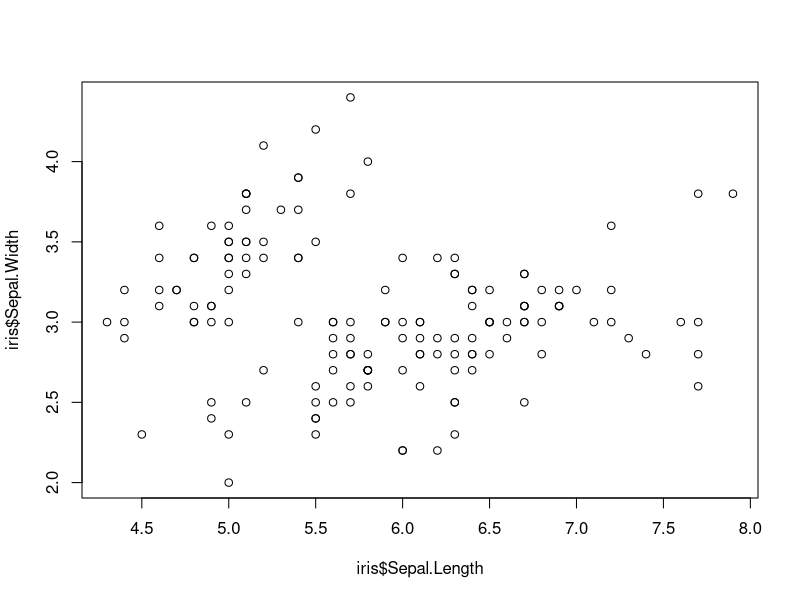
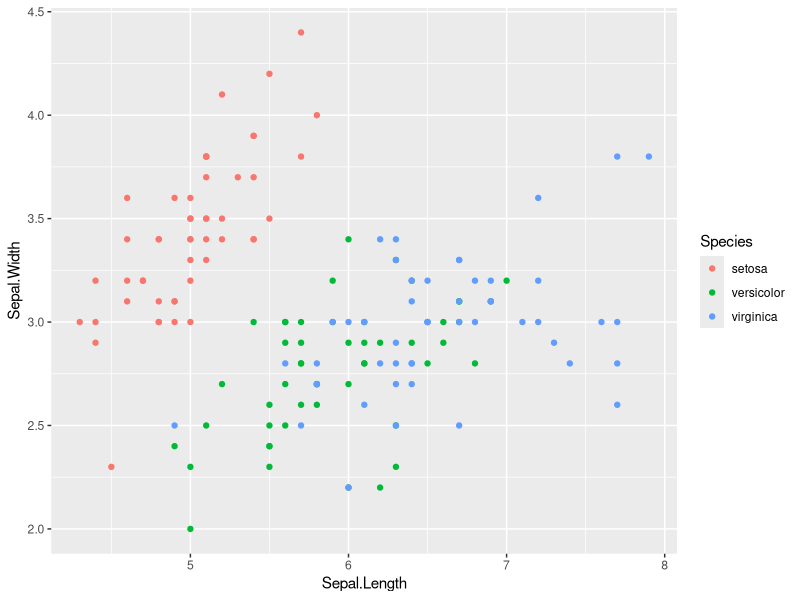
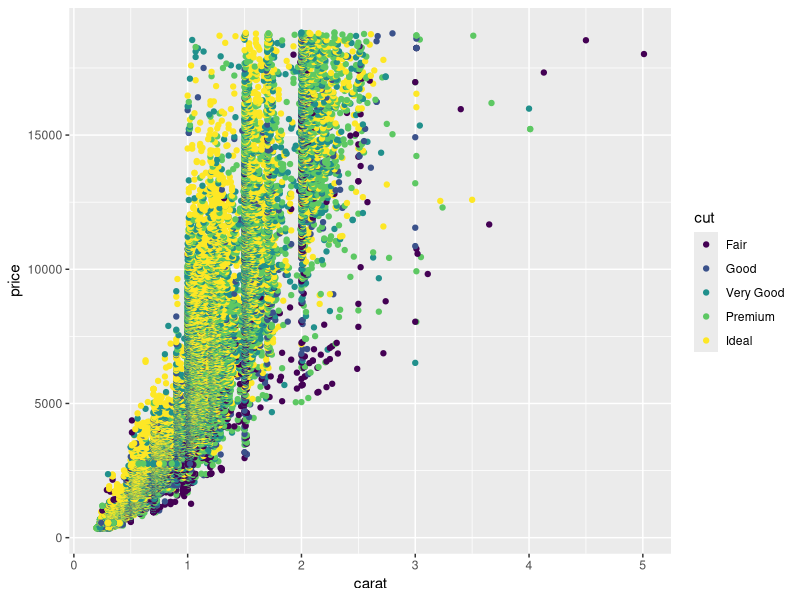
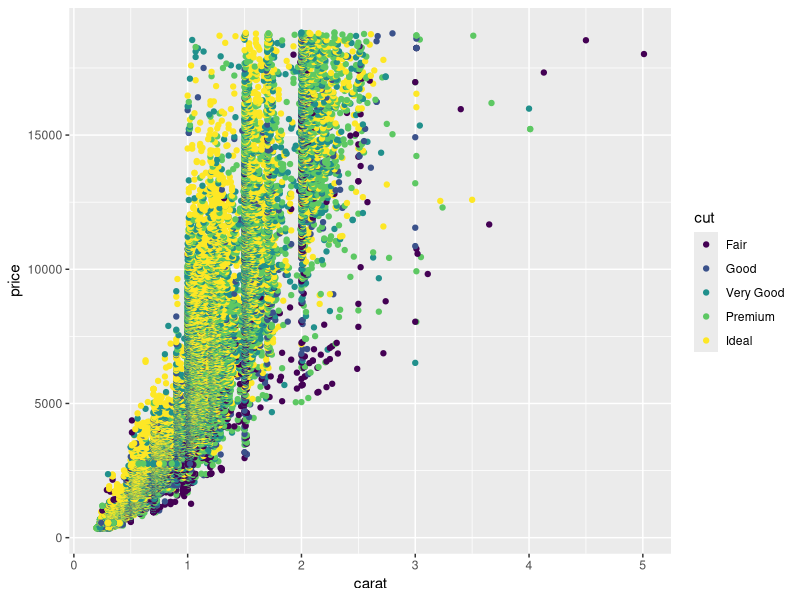
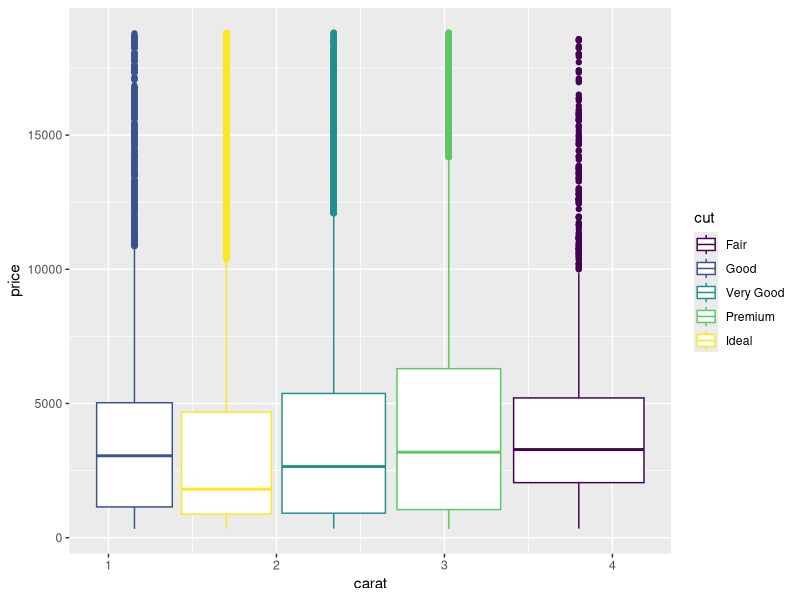
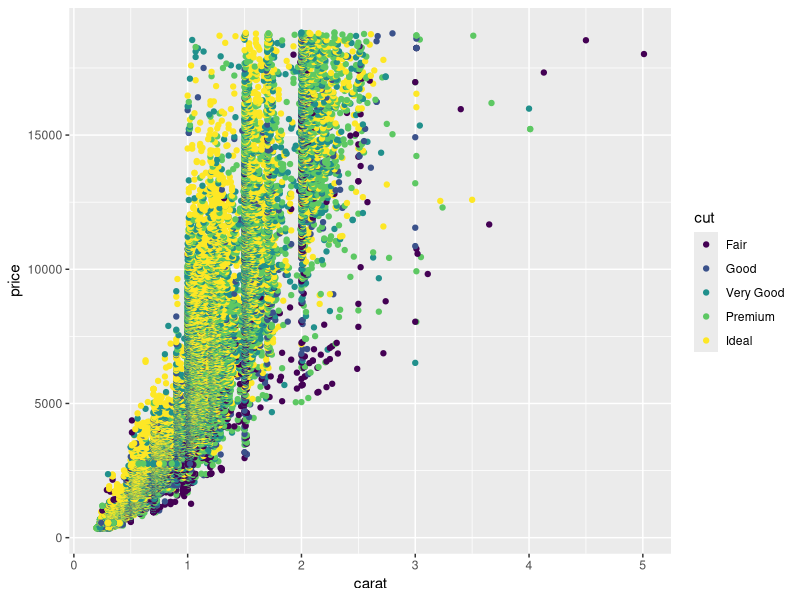
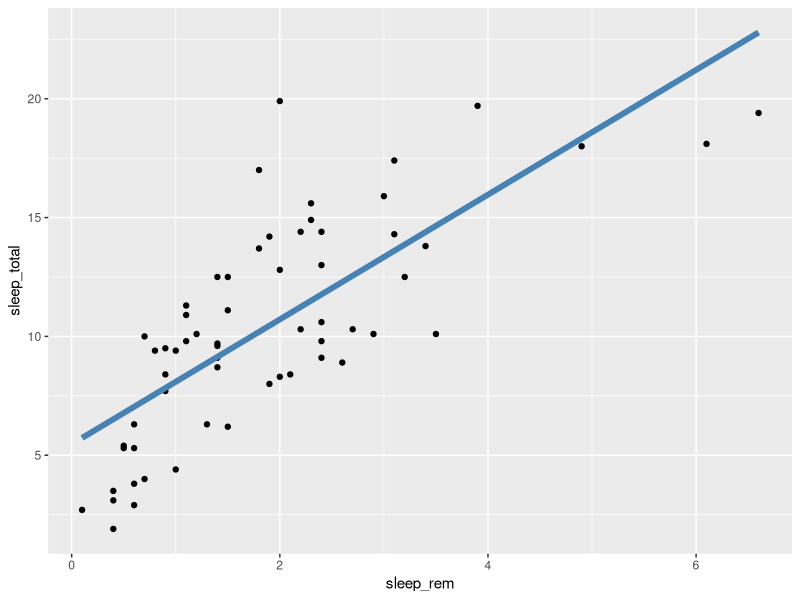
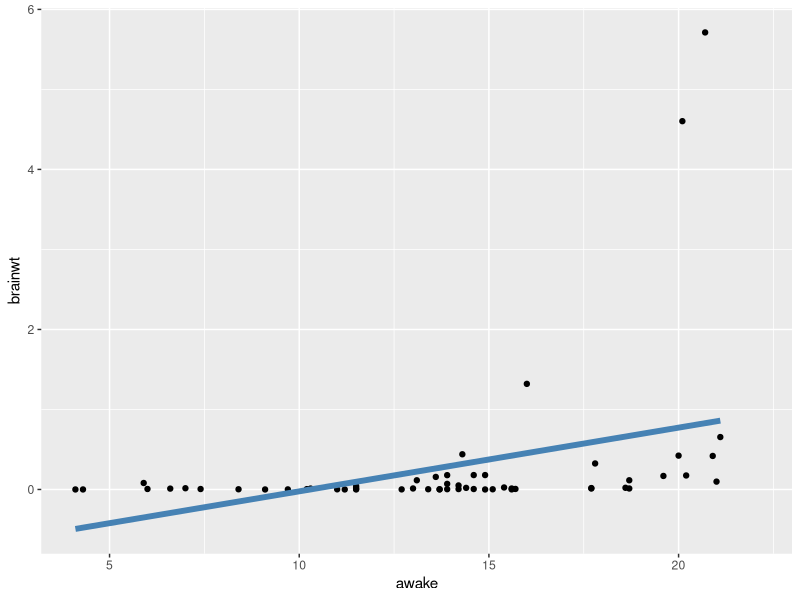

Generate these figures, in order, with R: (Note: this script raises an error after producing the figures.)
# even numbers, 2 - 10, each twice

sort(rep(seq(2, 10, 2), 2))

even_numbers <- seq(2, 10, 2)

rep_even_numbers <- rep(even_numbers, 2)

sort_rep_even_numbers <- 
  sort(rep_even_numbers)

rm(list = c("even_numbers", 
            "rep_even_numbers"))

sort(rep(seq(2, 10, 2), 2))

library(magrittr)

seq(2, 10, 2) %>% rep( , times = 2) %>% sort()

dog_cat <- factor(c("dog", "dog", "cat", "dog"))
dog_cat
class(dog_cat)

as.character(dog_cat)
class(dog_cat)

dog_cat <- as.character(dog_cat)
class(dog_cat)

iris[iris$Species == "versicolor",
     "Sepal.Length"]

iris[iris$Species == "versicolor", 
     c("Sepal.Length", "Sepal.Width")]

## Answers to Warm-Up

plot(iris$Sepal.Length, iris$Sepal.Width)

library(ggplot2)

qplot(Sepal.Length, Sepal.Width,
      data = iris, colour = Species)

qplot(carat, price, 
      data = diamonds, colour = cut)

ggplot(diamonds, aes(carat, price,
                     colour = cut)) +
  geom_point()

my_plot <- ggplot(diamonds, aes(carat,
                                price,
                                colour = cut))

my_plot + geom_boxplot()

my_plot + geom_point()

my_fit_line <- 
  geom_smooth(method = "lm",
  se = F, colour = "steelblue",
  size = 2)

qplot(sleep_rem, sleep_total, data = msleep) +
  my_fit_line

qplot(awake, brainwt, data = msleep) +
  my_fit_line

summary(my_plot)

my_car_plot <- ggplot(mtcars,
                      aes(x = mpg,
                          y = wt)) +
  geom_point()

my_car_plot + geom_point(aes(
  colour = factor(cyl)))

my_car_plot + geom_point(aes(
  colour = cyl))

my_car_plot + geom_point(aes(y = disp)) +
  ylab("disp")

ggplot(mtcars, aes(group = factor(cyl),
                   y = mpg, 
                   fill = factor(cyl))) +
  geom_boxplot()

ggplot(mtcars, 
       aes(group = interaction(cyl, vs),
           y = mpg, 
           fill = interaction(cyl, vs))) +
  geom_boxplot()

install.packages("nlme")
library(nlme)

colnames(Oxboys)

ggplot(Oxboys, aes(age, height, 
                   group = Subject)) +
  geom_line() + geom_smooth(group = 1)

ggplot(Oxboys, aes(Occasion, height)) +
  geom_boxplot() +
  geom_line(aes(group = Subject), 
                colour = "steelblue")

ggplot(Oxboys, aes(height)) + geom_bar()

ggplot(Oxboys, aes(height)) + geom_point()

ggplot(Oxboys, aes(Occasion, height)) +
  geom_point()

ggplot(Oxboys, aes(Occasion, height)) +
  geom_point(position = "jitter")

plot_pos <- ggplot(mtcars, 
                   aes(factor(cyl), 
                       fill = factor(vs)))

plot_pos + geom_bar()

plot_pos + geom_bar(position = "dodge")

plot_pos + geom_bar(position = "fill")

plot_pos + geom_bar(position = "stack")

plot_pos + geom_bar(position = "identity")

plot_pos + geom_bar() + 
  theme_grey(base_size = 16)

plot_pos + geom_bar() + 
  xlab("Cylinders")

ggplot(msleep, aes(bodywt, sleep_total)) +
  geom_point() + xlim(xmin = -1, 
                      xmax = 1000)

msleep[msleep$bodywt > 2000, "name"]

plot_pos + geom_bar() + 
  ggtitle("A Car Plot") +
  theme(plot.title = 
          element_text(hjust = 0.5)) +
  theme_bw() + scale_fill_brewer(
    palette = "Pastel1")

?scale_fill_brewer

ggplot(msleep, aes(bodywt, sleep_total,
                   colour = vore)) +
  geom_point() + xlim(xmin = -1, 
                      xmax = 1000) +
  scale_color_brewer(palette = "Pastel1")
